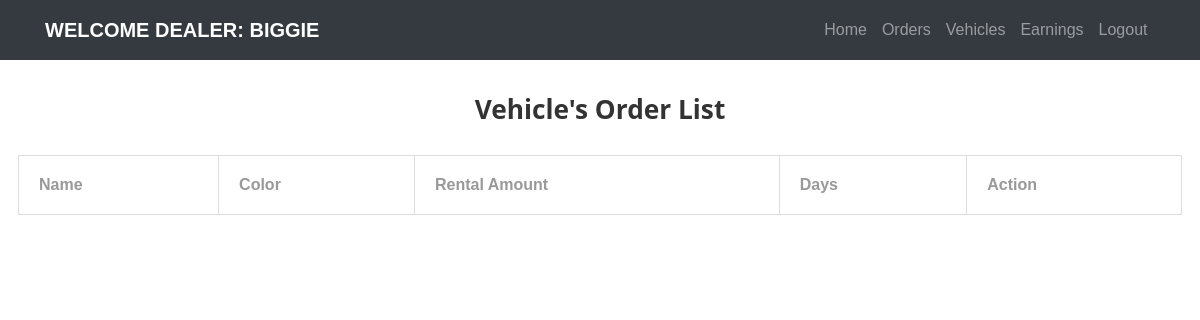
The app's page /car_dealer_portal/order_list/ (signed in), older data.
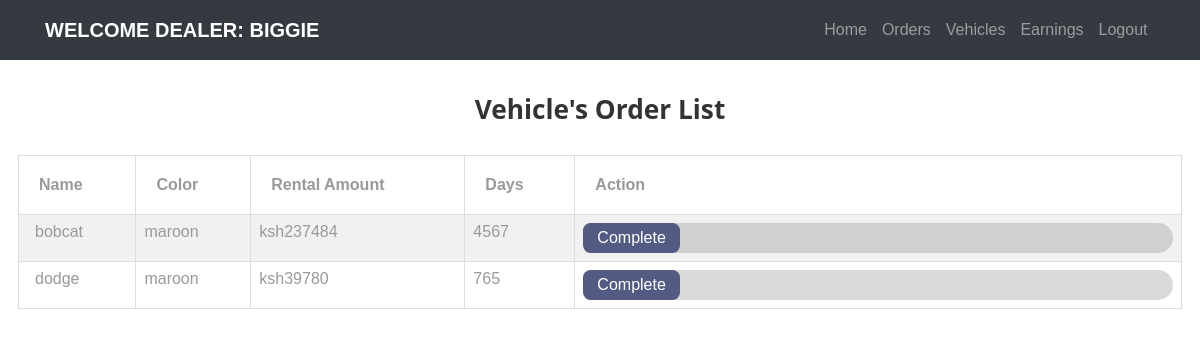
The same page, newer data.
### customer_portal/models.py (models this page shows)
class Orders(models.Model):
    user = models.ForeignKey(User, on_delete=models.PROTECT)
    car_dealer = models.ForeignKey(CarDealer, on_delete=models.PROTECT)
    rent = models.CharField(max_length=8)
    vehicle = models.ForeignKey(Vehicles, on_delete=models.PROTECT)
    days = models.CharField(max_length = 3)
    is_complete = models.BooleanField(default = False)

### car_dealer_portal/models.py (models this page shows)
class Vehicles(models.Model):
    car_name = models.CharField(max_length = 20)
    car_image = models.ImageField(default='static/car-1.png')
    color = models.CharField(max_length = 10)
    dealer = models.ForeignKey(CarDealer, on_delete = models.PROTECT)
    area = models.ForeignKey(Area, on_delete=models.SET_NULL, null = True)
    capacity = models.CharField(max_length = 2)
    is_available = models.BooleanField(default = True)
    description = models.CharField(max_length = 100)

### car_dealer_portal/views.py (the view)
@login_required
def order_list(request):
    username = request.user
    user = User.objects.get(username = username)
    car_dealer = CarDealer.objects.get(car_dealer = user)
    orders = Orders.objects.filter(car_dealer = car_dealer)
    order_list = []
    for o in orders:
        if o.is_complete == False:
            order_list.append(o)
    return render(request, 'car_dealer/order_list.html', {'order_list':order_list})

### car_dealer_portal/templates/car_dealer/order_list.html (shortened to what this page needs)
{% extends 'car_dealer/base.html' %}
{% block content %}
<h3 class="w3-center" style="padding-top:30"><b>Vehicle's Order List</b></h3>
<div style="padding:18">
<table class="w3-table w3-striped w3-center">
  <tr>
    <th style="padding:20">Name </th>
    <th style="padding:20">Color</th>
    <th style="padding:20">Rental Amount </th>
    <th style="padding:20">Days </th>
    <th style="padding:20">Action
    </th>
  </tr>
  {% for order in order_list %}
  <tr>
    <td>{{order.vehicle.car_name}}</td>
    <td>{{order.vehicle.color}}</td>
    <td>ksh{{order.rent}}</td>
    <td>{{order.days}}</td>
    <td><form action = "/car_dealer_portal/complete/" method="post">
      <input class="w3-btn w3-indigo" type="submit" value="Complete">
    </form></td>
  </tr>
{% endfor %}
</table>
</div>
{% endblock %}

### car_dealer_portal/templates/car_dealer/base.html (shortened to what this page needs)
{% load static %}
<html>
<head>
  <link rel="stylesheet" href="{% static 'styles/w3.css' %}">
  <link rel="stylesheet" href="{% static 'css/style.css' %}">
</head>
<body>
  <nav class="navbar navbar-expand-lg navbar-dark ftco_navbar bg-dark" id="ftco-navbar">
    <div class="container">
      {% if user.is_authenticated %}
        <a class="navbar-brand" href="">Welcome Dealer: <span>{{user.username}}</span></a>
      {% else %}
      <a class="navbar-brand" href="{% url 'home' %}">Car<span>Rental</span></a>
      {% endif %}
      <div class="collapse navbar-collapse" id="ftco-nav">
        <ul class="navbar-nav ml-auto">
          {%if user.is_authenticated %}
          <li class="nav-item"><a class="nav-link" href="/car_dealer_portal/auth/">Home</a></li>
          <li class="nav-item"><a class="nav-link" href="/car_dealer_portal/order_list/">Orders</a></li>
          <li class="nav-item"><a class="nav-link" href="/car_dealer_portal/manage_vehicles/">Vehicles</a></li>
          <li class="nav-item"><a class="nav-link" href="/car_dealer_portal/history/">Earnings</a></li>
          <li class="nav-item"><a class="nav-link" href="/car_dealer_portal/logout/">Logout</a></li>
          {% endif %}
        </ul>
      </div>
    </div>
  </nav>
<div class="content">
  {% block content %}
  {% endblock %}
</div>
</body>
</html>

### static/styles/w3.css (style rules this page uses)
html { box-sizing: border-box; }
*, *:before, *:after { box-sizing: inherit; }
html { -ms-text-size-adjust: 100%; -webkit-text-size-adjust: 100%; }
body { margin: 0; }
article, aside, details, figcaption, figure, footer, header, main, menu, nav, section, summary { display: block; }
a { background-color: transparent; -webkit-text-decoration-skip: objects; }
button, input, select, textarea { font: inherit; margin: 0; }
button, input { overflow: visible; }
button, html [type="button"], [type="reset"], [type="submit"] { -webkit-appearance: button; }
html, body { font-family: Verdana, sans-serif; font-size: 15px; line-height: 1.5; }
html { overflow-x: hidden; }
h3 { font-size: 24px; }
h1, h2, h3, h4, h5, h6 { font-family: "Segoe UI", Arial, sans-serif; font-weight: 400; margin: 10px 0; }
a { color: inherit; }
.w3-table, .w3-table-all { border: 1px solid #dddddd; border-collapse: collapse; border-spacing: 0; width: 100%; display: table; }
.w3-striped tbody tr:nth-child(even) { background-color: #f1f1f1; }
.w3-table td, .w3-table th, .w3-table-all td, .w3-table-all th { padding: 8px 8px; display: table-cell; text-align: left; vertical-align: top; border: 1px solid #dddddd; }
.w3-table th:first-child, .w3-table td:first-child, .w3-table-all th:first-child, .w3-table-all td:first-child { padding-left: 16px; }
.w3-btn, .w3-button { border: none; display: inline-block; padding: 6px 14px; vertical-align: middle; overflow: hidden; text-decoration: none; color: inherit; background-color: inherit; text-align: center; cursor: pointer; white-space: nowrap; border-radius: .5rem; }
.w3-btn, .w3-button { -webkit-touch-callout: none; -webkit-user-select: none; -khtml-user-select: none; -moz-user-select: none; -ms-user-select: none; user-select: none; }
.w3-center { text-align: center !important; }
.w3-indigo, .w3-hover-indigo:hover { color: #fff !important; background-color: #545b82 !important; }
form { margin: auto; min-width: 35vw; background-color: rgb(128, 128, 128,0.3); border-radius: 1.1rem; }

Row changes from the older to the newer data that the page shows:
added Orders: vehicle.car_name "bobcat", vehicle.color "maroon", rent "237484", days "4567"
added Orders: vehicle.car_name "dodge", vehicle.color "maroon", rent "39780", days "765"
